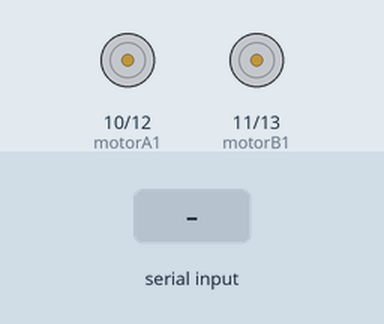
A sketch run on a simulated Arduino Uno, built with avr-gcc and run on an emulated ATmega328P. Parts: motor-driver pin pairs drawn as motors (green arrow = first pin HIGH = forward, orange = second pin HIGH = backward, longer = more drive). The inputs (shaded band) are chosen by the test bench.

Above: at 1.2 s.
1.3 s: byte 70 ('F') received over Serial
2.8 s: byte 71 ('G') received over Serial
4.3 s: byte 73 ('I') received over Serial
5.8 s: byte 66 ('B') received over Serial
7.3 s: byte 72 ('H') received over Serial
At 8.5 s:
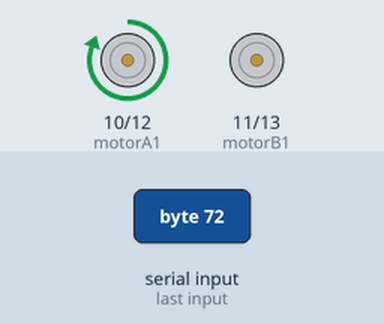
8.8 s: "0" received over Serial
At 9.8 s:
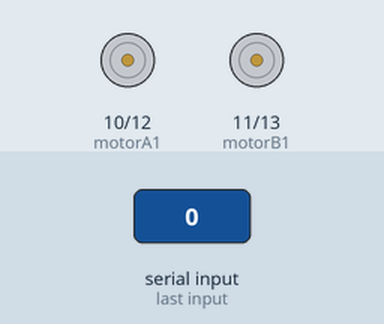
Timing chart, 0 to 11.3 s (numbered marks = the images above; inputs shaded):
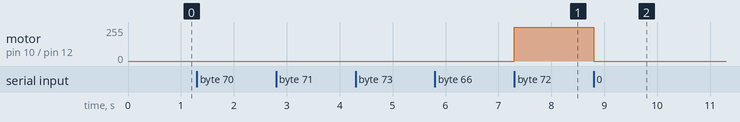

Measured:
- after the input at 7.3 s, motor on pin 10 (motorA1) / pin 12 (motorA2): stopped → forward 255/255 at once
- after the input at 8.8 s, motor on pin 10 (motorA1) / pin 12 (motorA2): forward 255/255 → stopped at once

The sketch:

Car_bt_ino.ino
```cpp
/*
 * Created by DIY ENERGY
 * Проект: Управление машинкой с помощью Android
 * Больше информации тут: https://www.youtube.com/VLADYOUTUBER
 */

//L298N Драйвер двигателей
  const int motorA1  = 10;  // L298N'in IN3
  const int motorA2  = 12;  // L298N'in IN1
  const int motorB1  = 11; // L298N'in IN2
  const int motorB2  = 13;  // L298N'in IN4


  int i=0; //Случайная переменная, назначенная циклам
  int j=0; //Случайная переменная, назначенная циклам
  int state; //Переменная сигнала от устройства Bluetooth
  int vSpeed=255;     // Стандартная скорость может принимать значение от 0-255

void setup() {
    // Давайте определим наши контакты
    pinMode(motorA1, OUTPUT);
    pinMode(motorA2, OUTPUT);
    pinMode(motorB1, OUTPUT);
    pinMode(motorB2, OUTPUT);
    // Давайте откроем последовательный порт со скоростью 9600
    Serial.begin(9600);
}

void loop() {
  //Остановите автомобиль, когда соединение Bluetooth отключено.
 //(Удалите "//" подстроки для активации.)
  if(digitalRead(state)==LOW) { state='S'; }

  //Сохранить входящие данные в переменную " состояние
    if(Serial.available() > 0){
      state = Serial.read();
    }

  // 4 уровня скорости, которые можно регулировать из приложения.(Значения должны быть между 0-255)
 if (state == '0'){
      vSpeed=0;}
    else if (state == '1'){
      vSpeed=25;}
    else if (state == '2'){
      vSpeed=50;}
    else if (state == '3'){
      vSpeed=75;}
    else if (state == '4'){
      vSpeed=100;}
    else if (state == '5'){
      vSpeed=125;}
    else if (state == '6'){
      vSpeed=150;}
    else if (state == '7'){
      vSpeed=175;}
    else if (state == '8'){
      vSpeed=200;}
    else if (state == '9'){
      vSpeed=225;}
    else if (state == 'q'){
      vSpeed=255;}

  /***********************İleri****************************/
  //Если входящие данные "F" автомобиль идет вперед.
    if (state == 'F') {
      analogWrite(motorA1, vSpeed);digitalWrite(motorA2,HIGH);
      analogWrite(motorB1, vSpeed);digitalWrite(motorB2,HIGH);
    }
  /**********************İleri Sol************************/
  //Автомобиль идет вперед влево(по диагонали), если входящие данные " G.
    else if (state == 'G') {
      analogWrite(motorA1,0 );digitalWrite(motorA2,HIGH);
        analogWrite(motorB1,vSpeed);digitalWrite(motorB2, HIGH);
    }
  /**********************İleri Sağ************************/
  //Если входящие данные' I ' автомобиль идет вперед вправо(по диагонали).
    else if (state == 'I') {
        analogWrite(motorA1, vSpeed); digitalWrite(motorA2, HIGH);
        analogWrite(motorB1, 0);digitalWrite(motorB2, HIGH);
    }
  /***********************Geri****************************/
  //Автомобиль возвращается, если входящие данные " B.
    else if (state == 'B') {
      analogWrite(motorA1, vSpeed);digitalWrite(motorA2,LOW);
      analogWrite(motorB1, vSpeed);digitalWrite(motorB2,LOW);
    }
  /**********************Geri Sol************************/
  //Если данные из ' H ' автомобиль возвращается влево(по диагонали)
    else if (state == 'H') {
      analogWrite(motorA1, vSpeed);digitalWrite(motorA2, LOW);
        analogWrite(motorB1,0);digitalWrite(motorB2, LOW);
    }
  /**********************Geri Sağ************************/
  //Если входящие данные 'J' автомобиль возвращается вправо(по диагонали)
    else if (state == 'J') {
      analogWrite(motorA1,0);digitalWrite(motorA2, LOW);
        analogWrite(motorB1,vSpeed);digitalWrite(motorB2, LOW);
    }
  /***************************Sol*****************************/
  //Если входящие данные 'L' автомобиль идет влево.
    else if (state == 'L') {
      analogWrite(motorA1, vSpeed);digitalWrite(motorA2, LOW);
        analogWrite(motorB1, vSpeed);digitalWrite(motorB2,HIGH);
    }
  /***************************Sağ*****************************/
  //Если входящие данные 'R' автомобиль идет вправо
    else if (state == 'R') {
      analogWrite(motorA1, vSpeed);digitalWrite(motorA2, HIGH);
        analogWrite(motorB1, vSpeed);digitalWrite(motorB2, LOW);
    }

  /************************Stop*****************************/
  //Остановить автомобиль, если входящие данные' s.
    else if (state == 'S'){
        analogWrite(motorA1, 0);digitalWrite(motorA2,LOW);
        analogWrite(motorB1, 0);digitalWrite(motorB2,LOW);
    }
}
```
